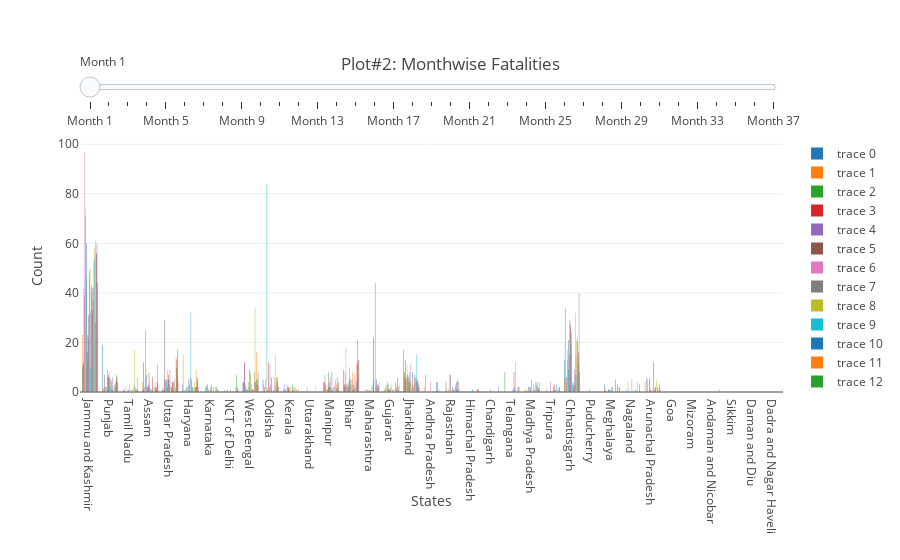

Notebook cell for this chart:
### Code cell
Slider_data2=get_Mapdata_slider2(State_monthwise_fatalities)
steps = []
for i in range(Month_distribution.index.sort_values().max()):
    step = dict(
                method = 'restyle',  
                args = ['visible', [False] * Month_distribution.index.sort_values().max()],
                label= 'Month ' + str(i+1)
                )
    step['args'][1][i] = True # Toggle i'th trace to "visible"
    steps.append(step)
    sliders = [dict(
                    active = 0,
                    currentvalue = {"prefix": ""},
                    pad = {"t": Month_distribution.index.sort_values().max()},
                    steps = steps,
                    name= 'Month',
                    y= 1.5
                    )]
layout = dict(sliders=sliders,
              title='Plot#2: Monthwise Fatalities',
              autosize=True,
              yaxis=go.layout.YAxis(
                                    title='Count',
                                    automargin=True,
                                   ),
              xaxis=go.layout.XAxis(
                                    title='States',
                                    automargin=True,
                                   ),
             )
fig = dict(data=Slider_data2[0], layout=layout)
iplot(fig, filename='Slider 2')
